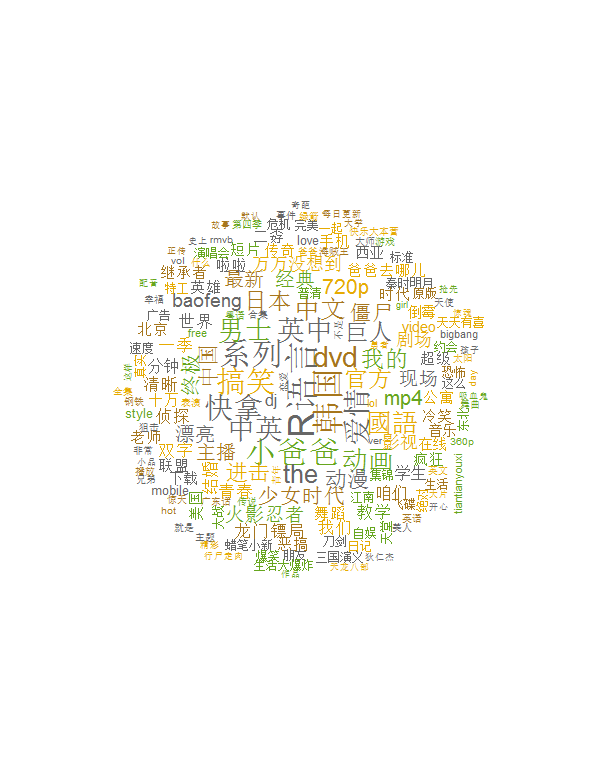

Recreate this plot in R.
library(wordcloud)
library(RColorBrewer)
png(file="WordCloud.png", bg="white",width = 600, height = 780) 

colors = brewer.pal(8,"Dark2")[-(1:4)]
#colors = brewer.pal(8,"Dark2")
#colors = c('red','blue','green','orange','purple')

#data = read.csv("kelly_count.txt", header = TRUE, sep = ",", row.names=1,fileEncoding = "UTF-8")
data = read.csv("wordcount.txt")

dim(data)
wordcloud(data$name,data$count,scale=c(3,0.4),min.freq = -Inf,max.words=178,colors = colors,random.order = F,random.color = T,ordered.colors = F)

dev.off() 

# 1)words --- 关键词列表
# the words
# 2)freq---关键词对应的词频列表
# their frequencies
# 3)scale---显示字体大小的范围，例如c(3,0.3),最大字体是3，最小字体是0.3
# A vector of length 2 indicating the range of the size of the words
# 4)min.freq---最小词频，低于最小词频的词不会被显示
# words with frequency below min.freq will not be plotted
# 5)max.words---显示的最大词数量。
# Maximum number of words to be plotted. least frequent terms dropped
# 6)random.order---词在图上的排列顺序。T：词随机排列；F：词按频数从图中心位置往外降序排列，即频数大的词出现在中心位置。
# plot words in random order. If false, they will be plotted in decreasing frequency
# 7)random.color---控制词的字体颜色。T：字体颜色随机分配；F：根据频数分配字体颜色。
# choose colors randomly from the colors. If false, the color is chosen based onthe frequency
# 8）rot.per---控制词摆放角度。T：旋转90度；F：水平摆放。
# proportion words with 90 degree rotation
# 9）colors---字体颜色列表
# color words from least to most frequent
# 10）ordered.colors---控制字体颜色使用顺序。T：按照指定的顺序给出每个关键词字体颜色，（似乎是要求颜色列表中每个颜色一一对应关键词列表）；F：任意给出字体颜色。
# if true, then colors are assigned to words in order
# 11）use.r.layout
# if false, then c++ code is used for collision detection, otherwise R is used
# 12) fixed.asp
# if TRUE, the aspect ratio is fixed. Variable aspect ratio only supported if rot.per==0
